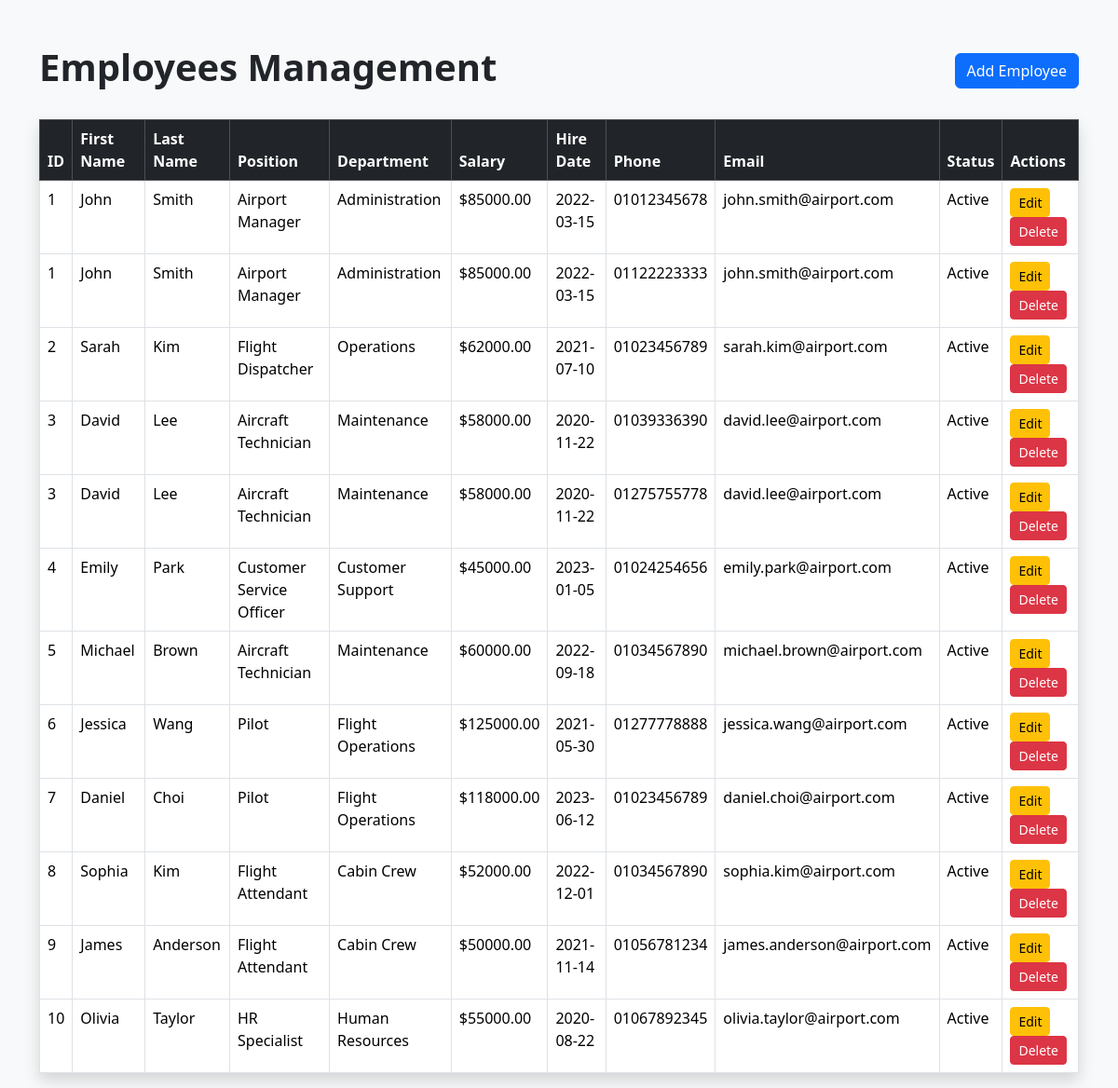
Page /employees/view_employees.php (signed in) on the committed database.
### tables this page shows
CREATE TABLE EmployeeContact (
    employee_id INT,
    phone_number VARCHAR(20),

    PRIMARY KEY (employee_id, phone_number),

    FOREIGN KEY (employee_id)
    REFERENCES Employee(employee_id)
    ON DELETE CASCADE
);

CREATE TABLE Employee (
    employee_id INT PRIMARY KEY AUTO_INCREMENT,
    first_name VARCHAR(100),
    last_name VARCHAR(100),
    position VARCHAR(100),
    department VARCHAR(100),
    salary DECIMAL(10,2),
    hire_date DATE,
    email VARCHAR(100),
    employee_status VARCHAR(20)
);

### employees/view_employees.php (the view, shortened to what this page needs)
<?php
include("../config/db.php");
$query = "
SELECT
    e.employee_id,
    e.first_name,
    e.last_name,
    e.position,
    e.department,
    e.salary,
    e.hire_date,
    ec.phone_number,
    e.email,
    e.employee_status
FROM Employee e
LEFT JOIN EmployeeContact ec
ON e.employee_id = ec.employee_id
";
$result = mysqli_query($conn, $query);
?>
<!DOCTYPE html>
<html>
<head>
    <link href="https://cdn.jsdelivr.net/npm/bootstrap@5.3.3/dist/css/bootstrap.min.css" rel="stylesheet">
</head>
<body class="bg-light">
<div class="container mt-5">
    <div class="d-flex justify-content-between align-items-center mb-4">
        <h1 class="fw-bold">Employees Management</h1>
        <a href="add_employee.php" class="btn btn-primary">
            Add Employee
        </a>
    </div>
    <table class="table table-bordered table-hover shadow bg-white">
        <thead class="table-dark">
        <tr>
            <th>ID</th>
            <th>First Name</th>
            <th>Last Name</th>
            <th>Position</th>
            <th>Department</th>
            <th>Salary</th>
            <th>Hire Date</th>
            <th>Phone</th>
            <th>Email</th>
            <th>Status</th>
            <th>Actions</th>
        </tr>
        </thead>
        <tbody>
        <?php while($row = mysqli_fetch_assoc($result)) { ?>
        <tr>
            <td>
                <?php echo $row['employee_id']; ?>
            </td>
            <td>
                <?php echo $row['first_name']; ?>
            </td>
            <td>
                <?php echo $row['last_name']; ?>
            </td>
            <td>
                <?php echo $row['position']; ?>
            </td>
            <td>
                <?php echo $row['department']; ?>
            </td>
            <td>
                $<?php echo $row['salary']; ?>
            </td>
            <td>
                <?php echo $row['hire_date']; ?>
            </td>
            <td>
                <?php echo $row['phone_number']; ?>
            </td>
            <td>
                <?php echo $row['email']; ?>
            </td>
            <td>
                <?php echo $row['employee_status']; ?>
            </td>
            <td>
                <a
                    href="edit_employee.php?id=<?php echo $row['employee_id']; ?>"
                    class="btn btn-warning btn-sm"
                >
                    Edit
                </a>
                <a
                    href="delete_employee.php?id=<?php echo $row['employee_id']; ?>"
                    class="btn btn-danger btn-sm"
                    onclick="return confirm('Are you sure you want to delete this employee?');"
                >
                    Delete
                </a>
            </td>
        </tr>
        <?php } ?>
        </tbody>
    </table>
</div>
</body>
</html>

### rows in the picture
employeecontact: employee.employee_id "1", employee.first_name "John", employee.last_name "Smith", employee.position "Airport Manager", employee.department "Administration", employee.salary "85000.00", employee.hire_date "2022-03-15", phone_number "01012345678", employee.email "john.smith@airport.com", employee.employee_status "Active"
employeecontact: employee.employee_id "1", employee.first_name "John", employee.last_name "Smith", employee.position "Airport Manager", employee.department "Administration", employee.salary "85000.00", employee.hire_date "2022-03-15", phone_number "01122223333", employee.email "john.smith@airport.com", employee.employee_status "Active"
employeecontact: employee.employee_id "2", employee.first_name "Sarah", employee.last_name "Kim", employee.position "Flight Dispatcher", employee.department "Operations", employee.salary "62000.00", employee.hire_date "2021-07-10", phone_number "01023456789", employee.email "sarah.kim@airport.com", employee.employee_status "Active"
employeecontact: employee.employee_id "3", employee.first_name "David", employee.last_name "Lee", employee.position "Aircraft Technician", employee.department "Maintenance", employee.salary "58000.00", employee.hire_date "2020-11-22", phone_number "01039336390", employee.email "david.lee@airport.com", employee.employee_status "Active"
employeecontact: employee.employee_id "3", employee.first_name "David", employee.last_name "Lee", employee.position "Aircraft Technician", employee.department "Maintenance", employee.salary "58000.00", employee.hire_date "2020-11-22", phone_number "01275755778", employee.email "david.lee@airport.com", employee.employee_status "Active"
employeecontact: employee.employee_id "4", employee.first_name "Emily", employee.last_name "Park", employee.position "Customer Service Officer", employee.department "Customer Support", employee.salary "45000.00", employee.hire_date "2023-01-05", phone_number "01024254656", employee.email "emily.park@airport.com", employee.employee_status "Active"
employeecontact: employee.employee_id "5", employee.first_name "Michael", employee.last_name "Brown", employee.position "Aircraft Technician", employee.department "Maintenance", employee.salary "60000.00", employee.hire_date "2022-09-18", phone_number "01034567890", employee.email "michael.brown@airport.com", employee.employee_status "Active"
employeecontact: employee.employee_id "6", employee.first_name "Jessica", employee.last_name "Wang", employee.position "Pilot", employee.department "Flight Operations", employee.salary "125000.00", employee.hire_date "2021-05-30", phone_number "01277778888", employee.email "jessica.wang@airport.com", employee.employee_status "Active"
employeecontact: employee.employee_id "7", employee.first_name "Daniel", employee.last_name "Choi", employee.position "Pilot", employee.department "Flight Operations", employee.salary "118000.00", employee.hire_date "2023-06-12", phone_number "01023456789", employee.email "daniel.choi@airport.com", employee.employee_status "Active"
employeecontact: employee.employee_id "8", employee.first_name "Sophia", employee.last_name "Kim", employee.position "Flight Attendant", employee.department "Cabin Crew", employee.salary "52000.00", employee.hire_date "2022-12-01", phone_number "01034567890", employee.email "sophia.kim@airport.com", employee.employee_status "Active"
employeecontact: employee.employee_id "9", employee.first_name "James", employee.last_name "Anderson", employee.position "Flight Attendant", employee.department "Cabin Crew", employee.salary "50000.00", employee.hire_date "2021-11-14", phone_number "01056781234", employee.email "james.anderson@airport.com", employee.employee_status "Active"
employeecontact: employee.employee_id "10", employee.first_name "Olivia", employee.last_name "Taylor", employee.position "HR Specialist", employee.department "Human Resources", employee.salary "55000.00", employee.hire_date "2020-08-22", phone_number "01067892345", employee.email "olivia.taylor@airport.com", employee.employee_status "Active"
